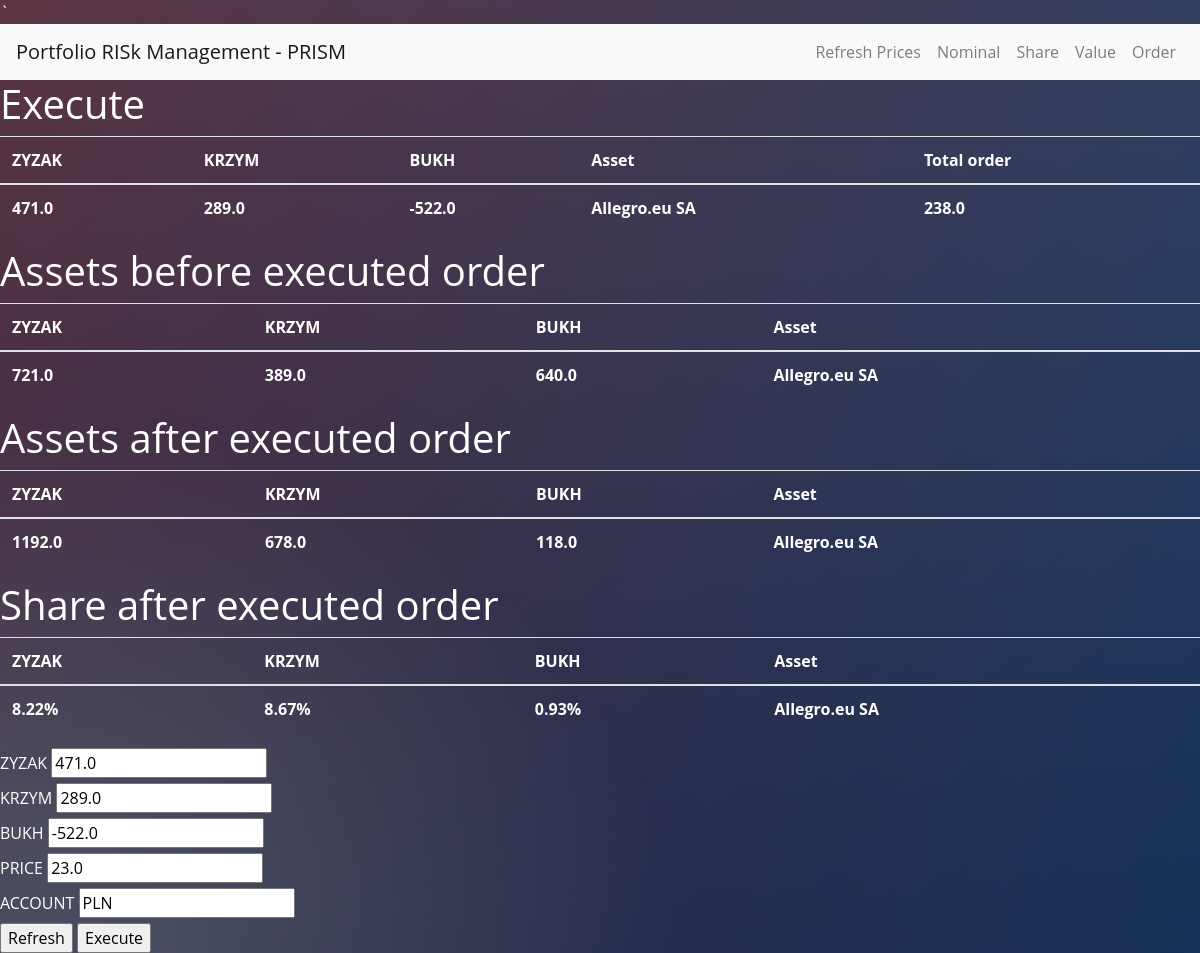
/execute, run on the app's committed database.
### main.py (models this page shows)
class Client(db.Model):
    __tablename__ = "clients"
    id = db.Column(db.Integer, primary_key=True, autoincrement=True)
    client_name = db.Column(db.String(50))

class Ticket(db.Model):
    __tablename__ = "ticket"
    id = db.Column(db.Integer, primary_key=True, autoincrement=True)
    asset_id = db.Column(db.Integer, db.ForeignKey('assets.id'), primary_key=True)
    client_id = db.Column(db.Integer, db.ForeignKey('clients.id'), primary_key=True)
    quantity = db.Column(db.Float)
    price = db.Column(db.Float)
    type = db.Column(db.String(50))
    account = db.Column(db.String(3))
    ticket_time = db.Column(db.DateTime)

class Asset(db.Model):
    __tablename__ = "assets"
    id = db.Column(db.Integer, primary_key=True, autoincrement=True)
    isin = db.Column(db.String(10))
    asset_name = db.Column(db.String(50))
    price = db.Column(db.Float)
    currency = db.Column(db.String(3))
    yahoo_api = db.Column(db.String(10))

class Holding(db.Model):
    __tablename__ = "holdings"
    id = db.Column(db.Integer, primary_key=True, autoincrement=True)
    quantity = db.Column(db.Float)
    client_id = db.Column(db.Integer, db.ForeignKey('clients.id'), primary_key=True)
    asset_id = db.Column(db.Integer, db.ForeignKey('assets.id'), primary_key=True)

### main.py (the view, shortened to what this page needs)
@app.route("/execute", methods=["GET", "POST"])
def execute():
    all_holdings = db.session.query(Holding).all()
    ticket = db.session.query(Ticket).all()
    total_order = 0
    for execution in ticket:
        total_order += execution.quantity
    first_execution = db.session.query(Ticket).first()
    asset = Asset.query.filter_by(id=first_execution.asset_id).first()
    asset_holding = {}
    for client in all_clients:
        asset_holding[client.client_name] = Holding.query.filter_by(asset_id=asset.id, client_id=client.id).first().quantity
    order_execute = {}
    return render_template("execute.html",
                           all_holdings=all_holdings,
                           all_clients=all_clients,
                           all_assets=all_assets,
                           order_execute=order_execute,
                           asset_holding=asset_holding,
                           records=total_nav,
                           ticket=ticket,
                           first_execution=first_execution,
                           asset=asset,
                           total_order=total_order
                           )

### templates/execute.html
{% extends "base.html" %}
{% import "bootstrap/wtf.html" as wtf %}
{% block content %}
<div>
	<h1>Execute</h1>
	<table class="table">
		<thead>
			<tr>
				{% for client in all_clients %}
				  <th scope="col">{{client.client_name}}</th>
				{% endfor %}
				<th scope="col">Asset</th>
				<th scope="col">Total order</th>
			</tr>
		</thead>
		<tbody>
            <tr>
				{% for client in all_clients %}
                {% for execution in ticket %}
				{% if execution.client_id == client.id %}
                <th scope="row">{{ execution.quantity }}</th>
				{% endif %}
                {% endfor %}
				{% endfor %}
				<th scope="row">{{ asset.asset_name }}</th>
				<th scope="row">{{ total_order }}</th>
            </tr>
		</tbody>
	</table>
	<h1>Assets before executed order</h1>
	<table class="table">
		<thead>
			<tr>
				{% for client in all_clients %}
					<th scope="col">{{client.client_name}}</th>
				{% endfor %}
				<th scope="col">Asset</th>
			</tr>
		</thead>
		<tbody>
            <tr>
				{% for client in all_clients %}
					<th scope="row">{{asset_holding[client.client_name]}}</th>
				{% endfor %}
					<th scope="row">{{asset.asset_name}}</th>
            </tr>
		</tbody>
	</table>
	<h1>Assets after executed order</h1>
	<table class="table">
		<thead>
			<tr>
				{% for client in all_clients %}
					<th scope="col">{{client.client_name}}</th>
				{% endfor %}
				<th scope="col">Asset</th>
			</tr>
		</thead>
		<tbody>
            <tr>
				{% for client in all_clients %}
				{% for execution in ticket %}
				{% if execution.client_id == client.id %}
					<th scope="row">{{asset_holding[client.client_name] + execution.quantity}}</th>
				{% endif %}
				{% endfor%}
				{% endfor %}
					<th scope="row">{{asset.asset_name}}</th>
            </tr>
		</tbody>
	</table>
	<h1>Share after executed order</h1>
	<table class="table">
		<thead>
			<tr>
				{% for client in all_clients %}
					<th scope="col">{{client.client_name}}</th>
				{% endfor %}
				<th scope="col">Asset</th>
			</tr>
		</thead>
		<tbody>
            <tr>
				{% for client in all_clients %}
				{% for record in records.keys() %}
					{% if record == client.client_name %}
					{% for execution in ticket %}
					{% if execution.client_id == client.id %}
					<th scope="row">{{ '{:.2%}'.format((asset_holding[client.client_name] + execution.quantity)*asset.price / records[record], 2)}}</th>
					{% endif %}
					{% endfor %}
					{% endif %}
				{% endfor %}
				{% endfor %}
					<th scope="row">{{asset.asset_name}}</th>
            </tr>
		</tbody>
	</table>
	<form method="post">
          {% for client in all_clients %}
          <label> {{client.client_name}} </label>
		  {% for execution in ticket %}
		  {% if execution.client_id == client.id %}
          <input type="number"  value="{{ execution.quantity }}" name="{{ client.client_name }}"/> <br>
          {% endif %}
		  {% endfor %}
		  {% endfor %}
		  <label> PRICE </label>
		  <input type="number" step="0.01" value="{{ first_execution.price }}" name="price"/> <br>
		  <label> ACCOUNT </label>
		  <input type="text" value="{{ first_execution.account }}" name="account"/> <br>
          <input type="submit" value="Refresh" name="Refresh"/>
          <input type="submit" value="Execute" name="Execute"/>
	</form>
</div>
{% endblock %}

### templates/base.html (shortened to what this page needs)
`<!DOCTYPE html>
<html>
<head>
    <link rel="stylesheet" href="https://stackpath.bootstrapcdn.com/bootstrap/4.5.2/css/bootstrap.min.css">
    <link rel="stylesheet" href="{{ url_for('static', filename='css/styles.css')}}">
</head>
<body>
<nav class="navbar navbar-expand-lg navbar-light bg-light">
  <a class="navbar-brand" href="/">Portfolio RISk Management - PRISM</a>
  <div class="collapse navbar-collapse">
    <ul class="navbar-nav ml-auto">
      <li class="nav-item">
        <a class="nav-link" href={{url_for('refresh')}}>Refresh Prices</a>
      </li>
      <li class="nav-item">
        <a class="nav-link" href={{url_for('home')}}>Nominal</a>
      </li>
      <li class="nav-item">
        <a class="nav-link" href={{url_for('share')}}>Share</a>
      </li>
        <li class="nav-item">
        <a class="nav-link" href={{url_for('value')}}>Value</a>
      </li>
        <li class="nav-item">
        <a class="nav-link" href={{url_for('order')}}>Order</a>
      </li>
    </ul>
  </div>
</nav>
       {% block content %}
       {% endblock %}
</body>
</html>

### static/css/styles.css (style rules this page uses)
body { color: #fff; width: 100%; height:100%; font-family: 'Open Sans', sans-serif; background: #092756; background: -moz-radial-gradient(0% 100%, ellipse cover, rgba(104,128,138,.4) 10%,rgba(138,114,76,0) 40%),-moz-linear-gradient(top, rgba(57,173,219,.25) 0%, rgba(42,60,87,.4) 100%), -moz-linear-gradient(-45deg, #670d10 0%, #092756 100%); background: -webkit-radial-gradient(0% 100%, ellipse cover, rgba(104,128,138,.4) 10%,rgba(138,114,76,0) 40%), -webkit-linear-gradient(top, rgba(57,173,219,.25) 0%,rgba(42,60,87,.4) 100%), -webkit-linear-gradient(-45deg, #670d10 0%,#092756 100%); background: -o-radial-gradient(0% 100%, ellipse cover, rgba(104,128,138,.4) 10%,rgba(138,114,76,0) 40%), -o-linear-gradient(top, rgba(57,173,219,.25) 0%,rgba(42,60,87,.4) 100%), -o-linear-gradient(-45deg, #670d10 0%,#092756 100%); background: -ms-radial-gradient(0% 100%, ellipse cover, rgba(104,128,138,.4) 10%,rgba(138,114,76,0) 40%), -ms-linear-gradient(top, rgba(57,173,219,.25) 0%,rgba(42,60,87,.4) 100%), -ms-linear-gradient(-45deg, #670d10 0%,#092756 100%); background: -webkit-radial-gradient(0% 100%, ellipse cover, rgba(104,128,138,.4) 10%,rgba(138,114,76,0) 40%), linear-gradient(to bottom, rgba(57,173,219,.25) 0%,rgba(42,60,87,.4) 100%), linear-gradient(135deg, #670d10 0%,#092756 100%); filter: progid:DXImageTransform.Microsoft.gradient( startColorstr='#3E1D6D', endColorstr='#092756',GradientType=1 ); }
a { text-decoration: none; text-align: center; }
.table { color: #fff; }

### data on the page
Client: client_name "ZYZAK", client_name.quantity "721.0", asset_holding[client.client_name]+execution.quantity "1192.0", client_name.price "8.22%"
Client: client_name "KRZYM", client_name.quantity "389.0", asset_holding[client.client_name]+execution.quantity "678.0", client_name.price "8.67%"
Client: client_name "BUKH", client_name.quantity "640.0", asset_holding[client.client_name]+execution.quantity "118.0", client_name.price "0.93%"
Ticket: quantity "471.0", price "23.0", account "PLN"
Ticket: quantity "289.0"
Ticket: quantity "-522.0"
Asset: asset_name "Allegro.eu SA"

### other printed values
{{ total_order }} "238.0"
